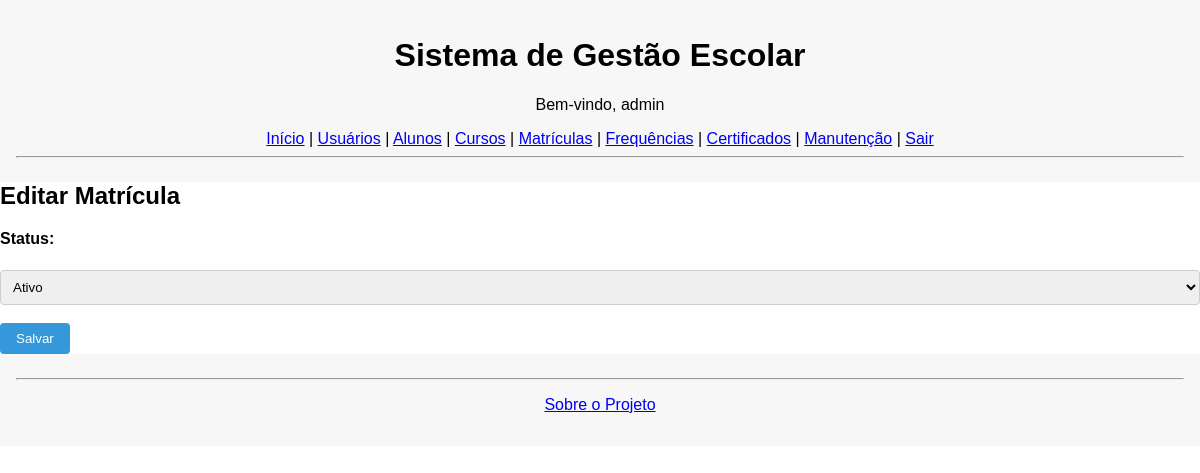
/matriculas/editar/2 (signed in), run on an earlier commit of the app's database.
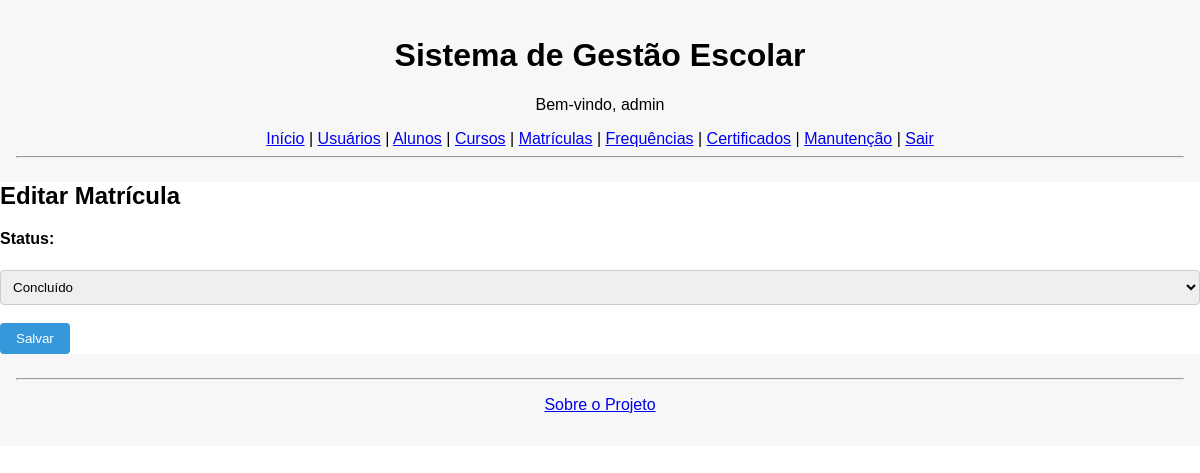
And on a later commit of the database.
### tables this page shows
CREATE TABLE matriculas (
            id INTEGER PRIMARY KEY AUTOINCREMENT,
            aluno_id INTEGER,
            curso_id INTEGER,
            data_matricula DATE,
            status TEXT CHECK(status IN ('ativo', 'concluído', 'cancelado')),
            FOREIGN KEY (aluno_id) REFERENCES alunos(id),
            FOREIGN KEY (curso_id) REFERENCES cursos(id)
        );

### app.py (the view)
@app.route('/matriculas/editar/<int:id>', methods=['GET', 'POST'])
def editar_matricula_view(id):
    if 'usuario' not in session:
        return redirect(url_for('login'))
    if request.method == 'POST':
        status = request.form['status']
        atualizar_matricula_status(id, status)
        flash('Status da matrícula atualizado!')
        return redirect(url_for('matriculas'))
    matricula = buscar_matricula(id)
    return render_template('matriculas_editar.html', matricula=matricula)

### database.py (called while the page is built)
def conectar():
    con = sqlite3.connect('sge.db')
    con.row_factory = sqlite3.Row
    con.execute("PRAGMA foreign_keys = ON")
    return con

def buscar_matricula(id):
    con = conectar()
    cur = con.cursor()
    cur.execute("SELECT * FROM matriculas WHERE id = ?", (id,))
    matricula = cur.fetchone()
    con.close()
    return matricula

### templates/matriculas_editar.html (shortened to what this page needs)
{% extends "base.html" %}
{% block content %}
<h2>Editar Matrícula</h2>
<form method="post">
    <label>Status:</label><br>
    <select name="status" required>
        <option value="ativo" {% if matricula['status'] == 'ativo' %}selected{% endif %}>Ativo</option>
        <option value="concluído" {% if matricula['status'] == 'concluído' %}selected{% endif %}>Concluído</option>
    </select><br><br>
    <button type="submit">Salvar</button>
</form>
{% endblock %}

What changed in the data, as far as the page shows it:
added matriculas: status "Concluído"
Also different on the page:
form field status: "Ativo" → (not shown)
